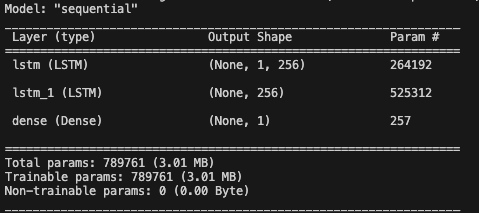

Python code for this plot:
from tensorflow.keras.models import Sequential
from tensorflow.keras.layers import Dense
from tensorflow.keras.layers import LSTM
from EDA import X_in,X_out,Y_in,Y_out

model = Sequential()

model.add(LSTM(256,return_sequences = True,input_shape = (1,1,)))
model.add(LSTM(256,return_sequences = False))
model.add(Dense(1))


model.summary()
model.compile(loss = "mean_squared_error",optimizer = 'adam')
model.fit(X_in,X_out,epochs = 25,validation_data = (Y_in,Y_out),batch_size = 32)
model.save('model.h5')